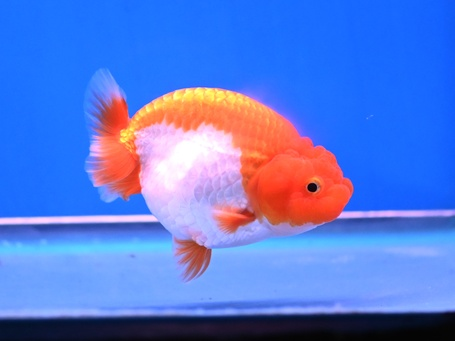
#> input picture lab01/goldfish.jpg, 455 x 341 px, shrunk from 2501 x 1875 before the run
$ jupyter execute lab02.ipynb   (shell and % lines are left out)
#> lines starting #> are read from the running program, lines starting #| are printed output that depends on the picture
[cell 1]
import cv2
import numpy as np
import math
import matplotlib.image as mpimg
#import matplotlib.pyplot as plt

from matplotlib import pyplot as plt
from mpl_toolkits.mplot3d import Axes3D

[cell 2]
imgCv2 = cv2.imread("goldfish.jpg")
#> imgCv2 is the input picture: shape (341, 455, 3); mean B, G, R 213.5, 122.1, 90.7
imgIN = cv2.imread("tree-1.jpg")
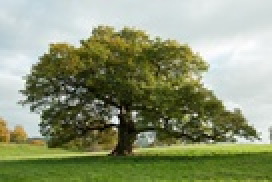
#> input picture lab01/tree-1.jpg, 136 x 91 px, shrunk from 750 x 498 before the run (shown 2 times larger)
#> imgIN is the input picture: shape (91, 136, 3); mean B, G, R 116.4, 149, 140.3
imgTemp = cv2.imread("sunset.jpg")
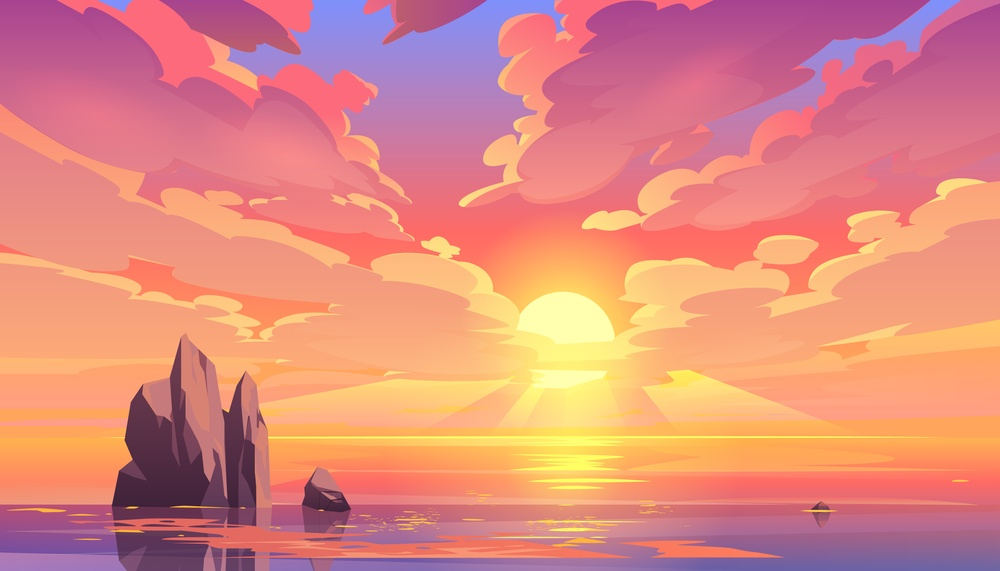
#> input picture lab01/sunset.jpg, 1000 x 571 px, shrunk from 5500 x 3143 before the run
#> imgTemp is the input picture: shape (571, 1000, 3); mean B, G, R 127.5, 138.1, 223.4

img = cv2.cvtColor(imgCv2, cv2.COLOR_BGR2RGB)
imgIN = cv2.cvtColor(imgIN, cv2.COLOR_BGR2RGB)
imgTemp = cv2.cvtColor(imgTemp, cv2.COLOR_BGR2RGB)

[cell 3]
colors = ('r','g','b')

# convert from RGB color-space to YCrCb
ycrcb_img = cv2.cvtColor(img, cv2.COLOR_RGB2YCrCb)
#> ycrcb_img: shape (341, 455, 3); mean of channels 0, 1, 2 123.1, 104.8, 179

# equalize the histogram of the Y channel
ycrcb_img[:, :, 0] = cv2.equalizeHist(ycrcb_img[:, :, 0])
#> ycrcb_img: shape (341, 455, 3); mean of channels 0, 1, 2 129.5, 104.8, 179

# convert back to RGB color-space from YCrCb
equalized_img = cv2.cvtColor(ycrcb_img, cv2.COLOR_YCrCb2RGB)

[cell 4]
#test fo R G B ที่ละแผ้น
imgCv2R = img[:,:,0]
imgCv2G = img[:,:,1]
imgCv2B = img[:,:,2]

imgCv2rgbR = cv2.equalizeHist(imgCv2R)
imgCv2rgbG = cv2.equalizeHist(imgCv2G)
imgCv2rgbB = cv2.equalizeHist(imgCv2B)

equalized_imgR = cv2.merge([imgCv2rgbR, imgCv2G, imgCv2B])
equalized_imgG = cv2.merge([imgCv2R, imgCv2rgbG, imgCv2B])
equalized_imgB= cv2.merge([imgCv2R, imgCv2G, imgCv2rgbB])

equalized_imgRGB = cv2.merge([imgCv2rgbR, imgCv2rgbG, imgCv2rgbB])

[cell 5]
fig, axs = plt.subplots(6, 2) #row colum
axs[0, 0].imshow(img)
axs[0, 0].set_title("BGR")
# compute and plot the image histograms
for i,color in enumerate(colors):
    hist = cv2.calcHist([img],[i],None,[256],[0,256])
    axs[0, 1].plot(hist,color = color)
axs[0, 1].set_title("BGR")
axs[1, 0].imshow(equalized_img)
axs[1, 0].set_title("BGR")
for i,color in enumerate(colors):
    eq_hist = cv2.calcHist([equalized_img],[i],None,[256],[0,256])
    axs[1, 1].plot(eq_hist,color = color)
axs[1, 1].set_title("BGR")

axs[2, 0].imshow(equalized_imgR)
axs[2, 0].set_title("equalized_imgR")
# compute and plot the image histograms
for i,color in enumerate(colors):
    imgCv2rgbR_hist = cv2.calcHist([equalized_imgR],[i],None,[256],[0,256])
    axs[2, 1].plot(imgCv2rgbR_hist,color = color)
axs[2, 1].set_title("BGR")

axs[3, 0].imshow(equalized_imgG)
axs[3, 0].set_title("equalized_imgG")
# compute and plot the image histograms
for i,color in enumerate(colors):
    imgCv2rgbG_hist = cv2.calcHist([equalized_imgG],[i],None,[256],[0,256])
    axs[3, 1].plot(imgCv2rgbG_hist,color = color)
axs[3, 1].set_title("BGR")

axs[4, 0].imshow(equalized_imgB)
axs[4, 0].set_title("equalized_imgB")
# compute and plot the image histograms
for i,color in enumerate(colors):
    imgCv2rgbB_hist = cv2.calcHist([equalized_imgB],[i],None,[256],[0,256])
    axs[4, 1].plot(imgCv2rgbB_hist,color = color)
axs[4, 1].set_title("BGR")

axs[5, 0].imshow(equalized_imgRGB)
axs[5, 0].set_title("equalized_imgRGB")
# compute and plot the image histograms
for i,color in enumerate(colors):
    equalized_imgRGB_hist = cv2.calcHist([equalized_imgRGB],[i],None,[256],[0,256])
    axs[5, 1].plot(equalized_imgRGB_hist,color = color)
axs[5, 1].set_title("BGR")
#> figure, not shown here; panel 2: curve peaks at x = 255, y = 8932; panel 2: curve peaks at x = 116, y = 5281; panel 2: curve peaks at x = 255, y = 68887; panel 4: curve peaks at x = 0, y = 31780

[cell 6]
#Image Histogram Matching
def calculate_cdf(histogram):
    """
    This method calculates the cumulative distribution function
    :param array histogram: The values of the histogram
    :return: normalized_cdf: The normalized cumulative distribution function
    :rtype: array
    """
    # Get the cumulative sum of the elements
    cdf = histogram.cumsum()

    # Normalize the cdf
    normalized_cdf = cdf / float(cdf.max())

    return normalized_cdf

def calculate_lookup(src_cdf, ref_cdf):
    """
    This method creates the lookup table
    :param array src_cdf: The cdf for the source image
    :param array ref_cdf: The cdf for the reference image
    :return: lookup_table: The lookup table
    :rtype: array
    """
    lookup_table = np.zeros(256)
    lookup_val = 0
    for src_pixel_val in range(len(src_cdf)):
        lookup_val
        for ref_pixel_val in range(len(ref_cdf)):
            if ref_cdf[ref_pixel_val] >= src_cdf[src_pixel_val]:
                lookup_val = ref_pixel_val
                break
        lookup_table[src_pixel_val] = lookup_val
    return lookup_table

def match_histograms(src_image, ref_image):
    """
    This method matches the source image histogram to the
    reference signal
    :param image src_image: The original source image
    :param image  ref_image: The reference image
    :return: image_after_matching
    :rtype: image (array)
    """
    # Split the images into the different color channels
    # b means blue, g means green and r means red
    src_b, src_g, src_r = cv2.split(src_image)
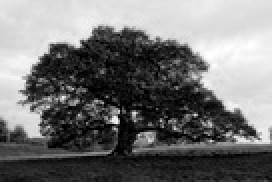
#> src_r: shape (91, 136) (shown 2 times larger); min 0, max 255, mean 116.4
    ref_b, ref_g, ref_r = cv2.split(ref_image)
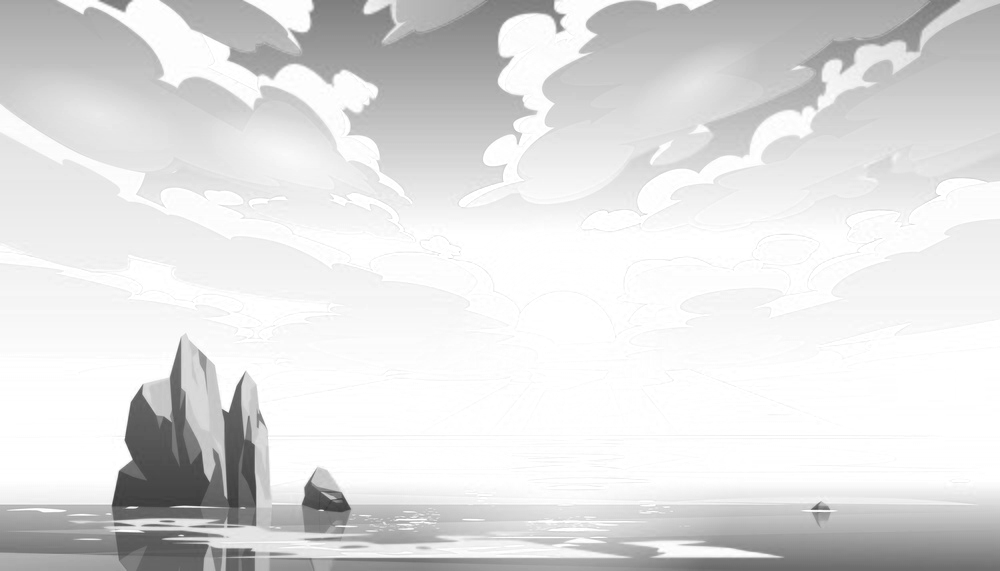
#> ref_b: shape (571, 1000); min 55, max 255, mean 223.4
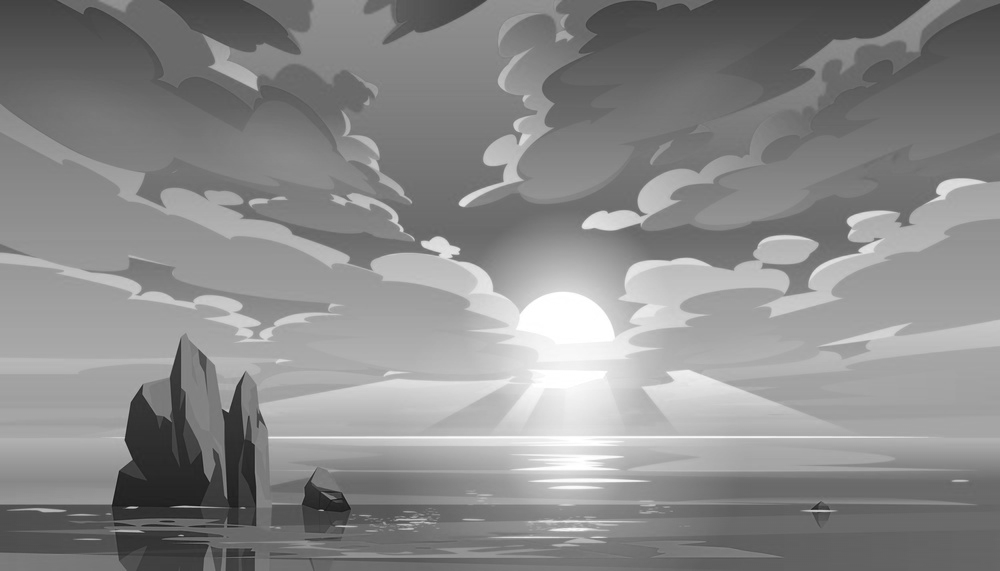
#> ref_g: shape (571, 1000); min 19, max 255, mean 138.1
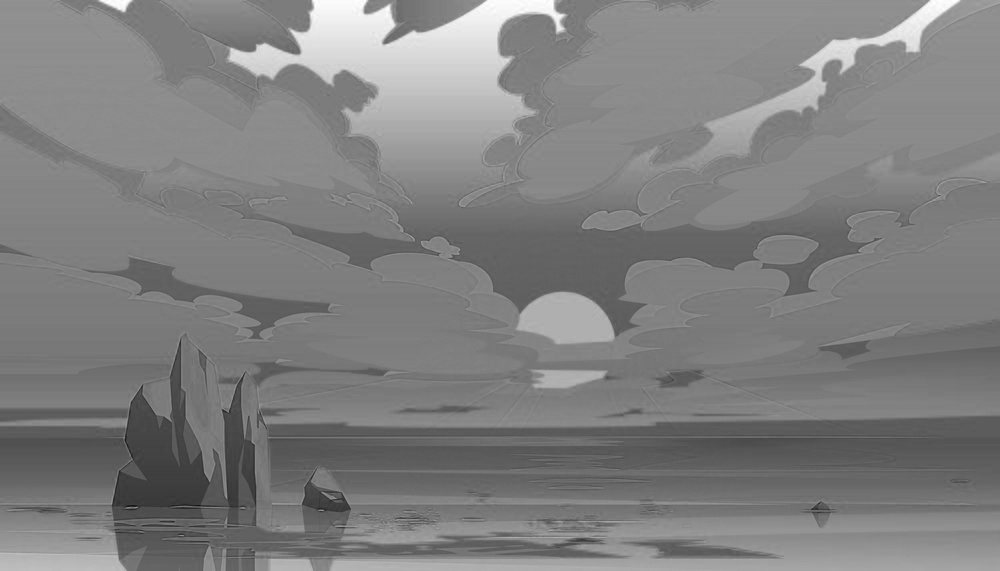
#> ref_r: shape (571, 1000); min 19, max 255, mean 127.5

    # Compute the b, g, and r histograms separately
    # The flatten() Numpy method returns a copy of the array c
    # collapsed into one dimension.
    src_hist_blue, bin_0 = np.histogram(src_b.flatten(), 256, [0,256])
#> src_hist_blue = 256 values, max 258 at index 210, min 0 at index 0, mean 48.34; bin_0 = 257 values from 0 to 256
    src_hist_green, bin_1 = np.histogram(src_g.flatten(), 256, [0,256])
#> src_hist_green = 256 values, max 316 at index 221, min 0 at index 0, mean 48.34; bin_1 = 257 values from 0 to 256
    src_hist_red, bin_2 = np.histogram(src_r.flatten(), 256, [0,256])
#> src_hist_red = 256 values, max 331 at index 220, min 1 at index 160, mean 48.34; bin_2 = 257 values from 0 to 256
    ref_hist_blue, bin_3 = np.histogram(ref_b.flatten(), 256, [0,256])
#> ref_hist_blue = 256 values, max 109209 at index 255, min 0 at index 0, mean 2230.5; bin_3 = 257 values from 0 to 256
    ref_hist_green, bin_4 = np.histogram(ref_g.flatten(), 256, [0,256])
#> ref_hist_green = 256 values, max 15953 at index 106, min 0 at index 0, mean 2230.5; bin_4 = 257 values from 0 to 256
    ref_hist_red, bin_5 = np.histogram(ref_r.flatten(), 256, [0,256])
#> ref_hist_red = 256 values, max 23360 at index 124, min 0 at index 0, mean 2230.5; bin_5 = 257 values from 0 to 256

    # Compute the normalized cdf for the source and reference image
    src_cdf_blue = calculate_cdf(src_hist_blue)
#> in calculate_cdf, `cdf = histogram.cumsum()`: cdf = 256 values from 0 to 12376
#> in calculate_cdf, `normalized_cdf = cdf / float(cdf.max())`: normalized_cdf = 256 values from 0 to 1
#> src_cdf_blue = 256 values from 0 to 1
    src_cdf_green = calculate_cdf(src_hist_green)
#> src_cdf_green = 256 values from 0 to 1
    src_cdf_red = calculate_cdf(src_hist_red)
#> src_cdf_red = 256 values from 0.0127 to 1
    ref_cdf_blue = calculate_cdf(ref_hist_blue)
#> ref_cdf_blue = 256 values from 0 to 1
    ref_cdf_green = calculate_cdf(ref_hist_green)
#> ref_cdf_green = 256 values from 0 to 1
    ref_cdf_red = calculate_cdf(ref_hist_red)
#> ref_cdf_red = 256 values from 0 to 1

    # Make a separate lookup table for each color
    blue_lookup_table = calculate_lookup(src_cdf_blue, ref_cdf_blue)
#> after the loop in calculate_lookup, `for src_pixel_val in range(len(src_cdf)):`: lookup_table = 256 values from 0 to 255
#> blue_lookup_table = 256 values from 0 to 255
    green_lookup_table = calculate_lookup(src_cdf_green, ref_cdf_green)
#> green_lookup_table = 256 values from 0 to 255
    red_lookup_table = calculate_lookup(src_cdf_red, ref_cdf_red)
#> red_lookup_table = 256 values from 68 to 255

    # Use the lookup function to transform the colors of the original
    # source image
    blue_after_transform = cv2.LUT(src_b, blue_lookup_table)
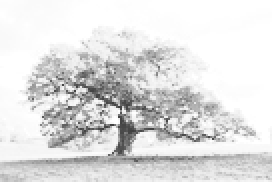
#> blue_after_transform: shape (91, 136) float64 (shown 2 times larger); min 63, max 255, mean 223.8
    green_after_transform = cv2.LUT(src_g, green_lookup_table)
    red_after_transform = cv2.LUT(src_r, red_lookup_table)
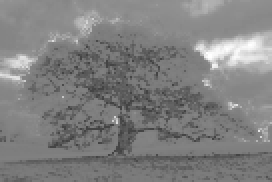
#> red_after_transform: shape (91, 136) float64 (shown 2 times larger); min 68, max 255, mean 128.2

    # Put the image back together
    image_after_matching = cv2.merge([
        blue_after_transform, green_after_transform, red_after_transform])
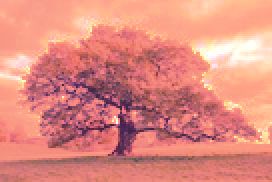
#> image_after_matching: shape (91, 136, 3) float64 (shown 2 times larger); mean R, G, B 223.8, 138.8, 128.2
    image_after_matching = cv2.convertScaleAbs(image_after_matching)

    return image_after_matching

[cell 7]
output_image = match_histograms(imgIN, imgTemp)

[cell 8]
fig2, axs = plt.subplots(3, 3) #row colum
axs[0, 0].imshow(imgIN)
axs[0, 0].set_title("souce")
axs[1, 0].imshow(imgTemp)
axs[1, 0].set_title("temp")
axs[2, 0].imshow(output_image)
axs[2, 0].set_title("output")

for i,color in enumerate(colors):
    eq_imgIN = cv2.calcHist([imgIN],[i],None,[256],[0,256])
    axs[0, 1].plot(eq_imgIN,color = color)
    axs[0, 2].plot(eq_imgIN.cumsum(),color)
axs[0, 1].set_title("souce")
for i,color in enumerate(colors):
    eq_imgTemp = cv2.calcHist([imgTemp],[i],None,[256],[0,256])
    axs[1, 1].plot(eq_imgTemp,color = color)
    axs[1, 2].plot(eq_imgTemp.cumsum(),color)
axs[1, 1].set_title("temp")
for i,color in enumerate(colors):
    eq_output_image = cv2.calcHist([output_image],[i],None,[256],[0,256])
    axs[2, 1].plot(eq_output_image,color = color)
    axs[2, 2].plot(eq_output_image.cumsum(),color)
axs[2, 1].set_title("output")
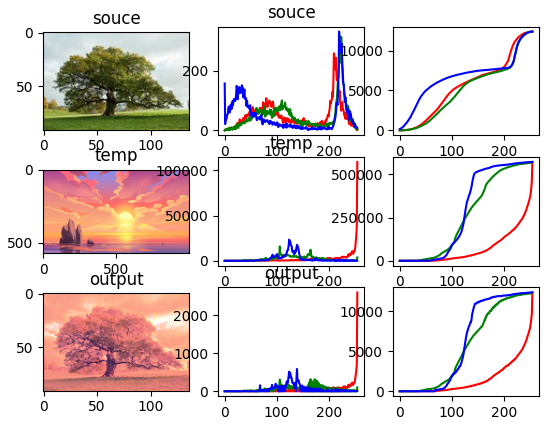
#> figure drawn by matplotlib, 9 panels; panel 2: curve peaks at x = 210, y = 258; panel 2: curve peaks at x = 221, y = 316; panel 2: curve peaks at x = 220, y = 331; panel 3: curve peaks at x = 255, y = 12376

[cell 9]
filename = 'OutputHistogram.jpg'
output_image = cv2.cvtColor(output_image, cv2.COLOR_BGR2RGB)
cv2.imwrite(filename, output_image)
#> Out = True
